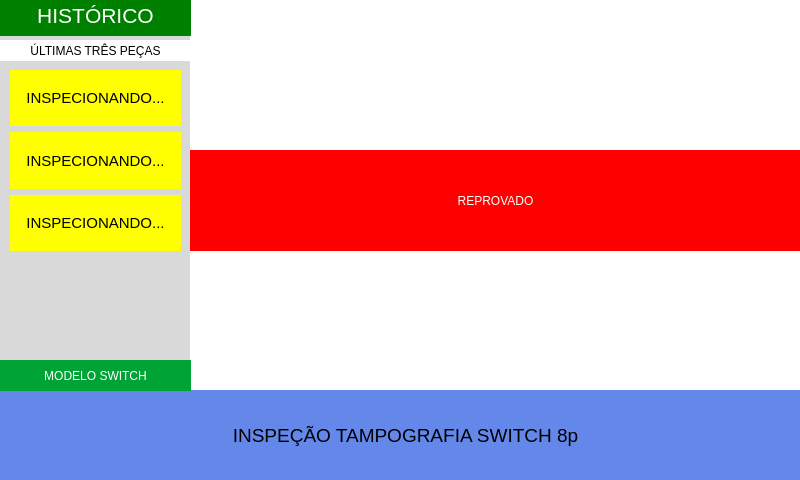
<?xml version="1.0" encoding="UTF-8"?>
<ui version="4.0">
 <class>MainWindow</class>
 <widget class="QMainWindow" name="MainWindow">
  <property name="enabled">
   <bool>true</bool>
  </property>
  <property name="geometry">
   <rect>
    <x>0</x>
    <y>0</y>
    <width>800</width>
    <height>480</height>
   </rect>
  </property>
  <property name="windowTitle">
   <string>MainWindow</string>
  </property>
  <property name="styleSheet">
   <string notr="true">background-color: #D9D9D9;</string>
  </property>
  <widget class="QWidget" name="centralwidget">
   <widget class="QWidget" name="widget" native="true">
    <property name="geometry">
     <rect>
      <x>190</x>
      <y>0</y>
      <width>611</width>
      <height>391</height>
     </rect>
    </property>
    <property name="styleSheet">
     <string notr="true">background-color: white;</string>
    </property>
    <widget class="QLabel" name="label">
     <property name="geometry">
      <rect>
       <x>0</x>
       <y>-30</y>
       <width>611</width>
       <height>421</height>
      </rect>
     </property>
     <property name="font">
      <font>
       <pointsize>14</pointsize>
      </font>
     </property>
     <property name="text">
      <string>VIDEO</string>
     </property>
     <property name="alignment">
      <set>Qt::AlignmentFlag::AlignCenter</set>
     </property>
    </widget>
    <widget class="QLabel" name="approved_product">
     <property name="geometry">
      <rect>
       <x>0</x>
       <y>150</y>
       <width>611</width>
       <height>101</height>
      </rect>
     </property>
     <property name="styleSheet">
      <string notr="true">background-color: #00A336; color: white;</string>
     </property>
     <property name="text">
      <string>APROVADO</string>
     </property>
     <property name="alignment">
      <set>Qt::AlignmentFlag::AlignCenter</set>
     </property>
    </widget>
    <widget class="QLabel" name="rejected_product">
     <property name="geometry">
      <rect>
       <x>0</x>
       <y>150</y>
       <width>611</width>
       <height>101</height>
      </rect>
     </property>
     <property name="styleSheet">
      <string notr="true">background-color: RED; color: white;</string>
     </property>
     <property name="text">
      <string>REPROVADO</string>
     </property>
     <property name="alignment">
      <set>Qt::AlignmentFlag::AlignCenter</set>
     </property>
    </widget>
   </widget>
   <widget class="QLabel" name="placard_team">
    <property name="geometry">
     <rect>
      <x>0</x>
      <y>390</y>
      <width>801</width>
      <height>91</height>
     </rect>
    </property>
    <property name="font">
     <font>
      <pointsize>14</pointsize>
     </font>
    </property>
    <property name="styleSheet">
     <string notr="true">background-color: #008000; color: white;</string>
    </property>
    <property name="text">
     <string>EQUIPE AUTOMAÇÃO - INTELBRAS</string>
    </property>
    <property name="alignment">
     <set>Qt::AlignmentFlag::AlignCenter</set>
    </property>
   </widget>
   <widget class="QLabel" name="label_3">
    <property name="geometry">
     <rect>
      <x>0</x>
      <y>-5</y>
      <width>191</width>
      <height>41</height>
     </rect>
    </property>
    <property name="font">
     <font>
      <pointsize>16</pointsize>
     </font>
    </property>
    <property name="styleSheet">
     <string notr="true">background-color: #008000; color: white;</string>
    </property>
    <property name="text">
     <string>HISTÓRICO</string>
    </property>
    <property name="alignment">
     <set>Qt::AlignmentFlag::AlignCenter</set>
    </property>
   </widget>
   <widget class="QWidget" name="verticalLayoutWidget">
    <property name="geometry">
     <rect>
      <x>10</x>
      <y>70</y>
      <width>171</width>
      <height>181</height>
     </rect>
    </property>
    <layout class="QVBoxLayout" name="verticalLayout">
     <item>
      <widget class="QLabel" name="label_product_one">
       <property name="font">
        <font>
         <pointsize>11</pointsize>
        </font>
       </property>
       <property name="styleSheet">
        <string notr="true">background-color: yellow;</string>
       </property>
       <property name="text">
        <string>INSPECIONANDO...</string>
       </property>
       <property name="alignment">
        <set>Qt::AlignmentFlag::AlignCenter</set>
       </property>
      </widget>
     </item>
     <item>
      <widget class="QLabel" name="label_product_two">
       <property name="font">
        <font>
         <pointsize>11</pointsize>
        </font>
       </property>
       <property name="styleSheet">
        <string notr="true">background-color: yellow;</string>
       </property>
       <property name="text">
        <string>INSPECIONANDO...</string>
       </property>
       <property name="alignment">
        <set>Qt::AlignmentFlag::AlignCenter</set>
       </property>
      </widget>
     </item>
     <item>
      <widget class="QLabel" name="label_product_three">
       <property name="font">
        <font>
         <pointsize>11</pointsize>
        </font>
       </property>
       <property name="styleSheet">
        <string notr="true">background-color: yellow;</string>
       </property>
       <property name="text">
        <string>INSPECIONANDO...</string>
       </property>
       <property name="alignment">
        <set>Qt::AlignmentFlag::AlignCenter</set>
       </property>
      </widget>
     </item>
    </layout>
   </widget>
   <widget class="QLabel" name="placard_jiga">
    <property name="enabled">
     <bool>true</bool>
    </property>
    <property name="geometry">
     <rect>
      <x>0</x>
      <y>390</y>
      <width>811</width>
      <height>91</height>
     </rect>
    </property>
    <property name="font">
     <font>
      <pointsize>14</pointsize>
     </font>
    </property>
    <property name="styleSheet">
     <string notr="true">background-color: #6488ea</string>
    </property>
    <property name="text">
     <string>INSPEÇÃO TAMPOGRAFIA SWITCH 8p</string>
    </property>
    <property name="alignment">
     <set>Qt::AlignmentFlag::AlignCenter</set>
    </property>
   </widget>
   <widget class="QLabel" name="switch_model">
    <property name="geometry">
     <rect>
      <x>0</x>
      <y>360</y>
      <width>191</width>
      <height>31</height>
     </rect>
    </property>
    <property name="styleSheet">
     <string notr="true">background-color: #00A336; color: white;</string>
    </property>
    <property name="text">
     <string>MODELO SWITCH</string>
    </property>
    <property name="alignment">
     <set>Qt::AlignmentFlag::AlignCenter</set>
    </property>
   </widget>
   <widget class="QLabel" name="label_2">
    <property name="geometry">
     <rect>
      <x>0</x>
      <y>40</y>
      <width>191</width>
      <height>21</height>
     </rect>
    </property>
    <property name="styleSheet">
     <string notr="true">background-color: white;</string>
    </property>
    <property name="text">
     <string>ÚLTIMAS TRÊS PEÇAS</string>
    </property>
    <property name="alignment">
     <set>Qt::AlignmentFlag::AlignCenter</set>
    </property>
   </widget>
  </widget>
 </widget>
 <resources/>
 <connections/>
</ui>
